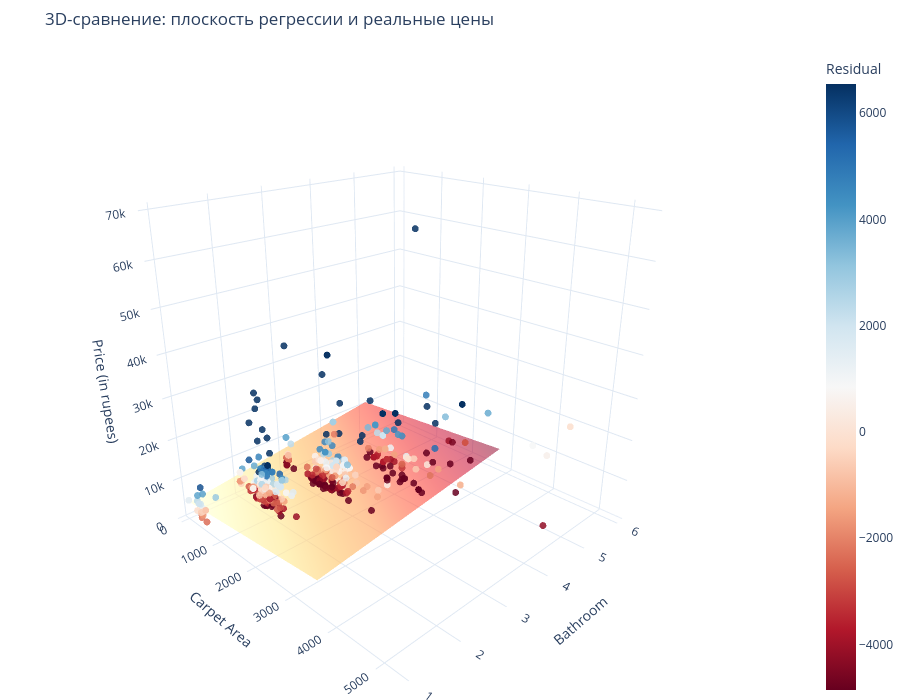

Notebook cell for this chart:
### Markdown cell above
На первом графике (факт vs предсказание) видно, что модель улавливает общий тренд: с ростом реальной цены увеличиваются и предсказанные значения. Однако точки заметно отклоняются от линии идеальной модели, особенно для дорогих объектов, что говорит о средней точности прогноза.

График остатков показывает, что ошибки модели распределены вокруг нуля, что является положительным моментом. При этом заметно увеличение разброса остатков при росте предсказанных значений, что указывает на снижение точности модели для более дорогой недвижимости.

### Code cell
import plotly.graph_objects as go

sample_3d = df_model.sample(n=min(1200, len(df_model)), random_state=42).copy()

area_range = np.linspace(sample_3d['Carpet Area'].quantile(0.02), sample_3d['Carpet Area'].quantile(0.98), 50)
bath_range = np.linspace(sample_3d['Bathroom'].quantile(0.02), sample_3d['Bathroom'].quantile(0.98), 50)
area_grid, bath_grid = np.meshgrid(area_range, bath_range)

balcony_val = sample_3d['Balcony'].median()
floor_val = sample_3d['Floor_Number'].median()
trans_val = round(sample_3d['Transaction_Resale'].mean())
fsemi_val = round(sample_3d['Furnishing_Semi-Furnished'].mean())
funf_val = round(sample_3d['Furnishing_Unfurnished'].mean())
free_val = round(sample_3d['Ownership_Freehold'].mean())
lease_val = round(sample_3d['Ownership_Leasehold'].mean())

grid_df = pd.DataFrame({
    'Carpet Area': area_grid.ravel(),
    'Bathroom': bath_grid.ravel(),
    'Balcony': balcony_val,
    'Floor_Number': floor_val,
    'Transaction_Resale': trans_val,
    'Furnishing_Semi-Furnished': fsemi_val,
    'Furnishing_Unfurnished': funf_val,
    'Ownership_Freehold': free_val,
    'Ownership_Leasehold': lease_val
})[features]

z_surface = model_multi.predict(grid_df).reshape(area_grid.shape)
X_sample = sample_3d[features]
z_real = sample_3d['Price (in rupees)']
z_pred = model_multi.predict(X_sample)
residuals = z_real - z_pred

fig = go.Figure()

fig.add_trace(go.Surface(
    x=area_grid, y=bath_grid, z=z_surface,
    colorscale='YlOrRd', opacity=0.55, showscale=False, name='Плоскость регрессии'
))

fig.add_trace(go.Scatter3d(
    x=sample_3d['Carpet Area'], y=sample_3d['Bathroom'], z=z_real,
    mode='markers',
    marker=dict(
        size=4, color=residuals, colorscale='RdBu',
        cmin=residuals.quantile(0.05), cmax=residuals.quantile(0.95),
        opacity=0.85, colorbar=dict(title='Residual', x=1.02)
    ),
    name='Реальные объекты',
    hovertemplate='Carpet Area: %{x:.0f}<br>Bathroom: %{y:.0f}<br>Real Price: %{z:.2f}<extra></extra>'
))

fig.update_layout(
    title='3D-сравнение: плоскость регрессии и реальные цены',
    scene=dict(
        xaxis_title='Carpet Area',
        yaxis_title='Bathroom',
        zaxis_title='Price (in rupees)',
        camera=dict(eye=dict(x=1.5, y=-1.5, z=0.9))
    ),
    template='plotly_white',
    height=700,
    margin=dict(l=0, r=0, t=50, b=0)
)

fig.show()

### Figure 1 — Plotly figure (JSON) as saved in the notebook; plotly's stock layout.template omitted (floating-point values rounded to 4 significant figures; data arrays with more than 128 entries replaced by an {"elided": "..."} marker saying what was removed)
{"data": [{"colorscale": [[0, "rgb(255,255,204)"], [0.125, "rgb(255,237,160)"], [0.25, "rgb(254,217,118)"], [0.375, "rgb(254,178,76)"], [0.5, "rgb(253,141,60)"], [0.625, "rgb(252,78,42)"], [0.75, "rgb(227,26,28)"], [0.875, "rgb(189,0,38)"], [1, "rgb(128,0,38)"]], "name": "Плоскость регрессии", "opacity": 0.55, "showscale": false, "type": "surface", "x": {"elided": "50x50 float values"}, "y": {"elided": "50x50 float values"}, "z": {"elided": "50x50 float values"}}, {"hovertemplate": "Carpet Area: %{x:.0f}<br>Bathroom: %{y:.0f}<br>Real Price: %{z:.2f}<extra></extra>", "marker": {"cmax": 6551.0, "cmin": -4857.0, "color": {"elided": "1200 float values"}, "colorbar": {"title": {"text": "Residual"}, "x": 1.02}, "colorscale": [[0, "rgb(103,0,31)"], [0.1, "rgb(178,24,43)"], [0.2, "rgb(214,96,77)"], [0.3, "rgb(244,165,130)"], [0.4, "rgb(253,219,199)"], [0.5, "rgb(247,247,247)"], [0.6, "rgb(209,229,240)"], [0.7, "rgb(146,197,222)"], [0.8, "rgb(67,147,195)"], [0.9, "rgb(33,102,172)"], [1, "rgb(5,48,97)"]], "opacity": 0.85, "size": 4}, "mode": "markers", "name": "Реальные объекты", "type": "scatter3d", "x": {"elided": "1200 int values"}, "y": {"elided": "1200 float values"}, "z": {"elided": "1200 float values"}}], "layout": {"height": 700, "margin": {"b": 0, "l": 0, "r": 0, "t": 50}, "scene": {"camera": {"eye": {"x": 1.5, "y": -1.5, "z": 0.9}}, "xaxis": {"title": {"text": "Carpet Area"}}, "yaxis": {"title": {"text": "Bathroom"}}, "zaxis": {"title": {"text": "Price (in rupees)"}}}, "title": {"text": "3D-сравнение: плоскость регрессии и реальные цены"}}}
